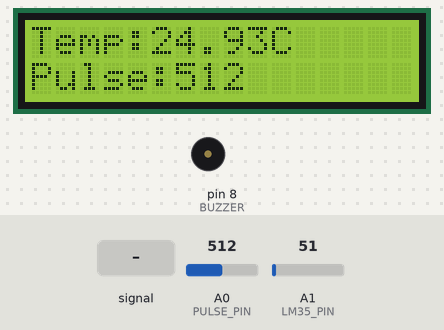
Recording of a sketch running on a simulated Arduino Uno, built with avr-gcc and run on an emulated ATmega328P. Shown: 16×2 character LCD, buzzer (waves = sounding, pin HIGH). The test bench sets the inputs (shaded band); at power-on: A0 (PULSE_PIN) = 512, A1 (LM35_PIN) = 51.

Above: at 3.2 s.
3.3 s: A0 (PULSE_PIN) fed a 200 Hz sine of ±81 counts around its level
At 4.8 s:
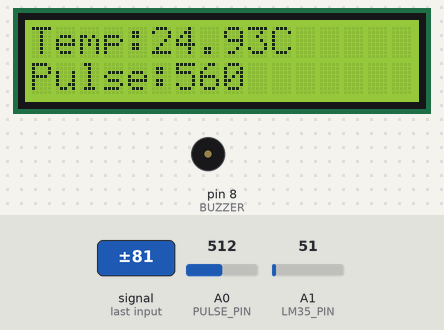
6.5 s: A0 (PULSE_PIN) set to 716
At 7.6 s:
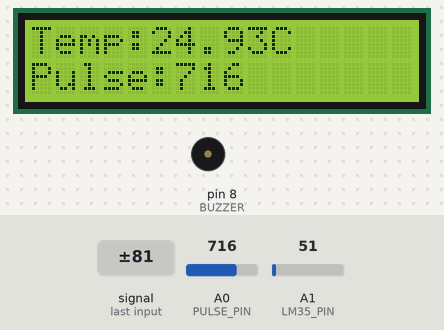
8.5 s: A1 (LM35_PIN) set to 61
At 9.5 s:
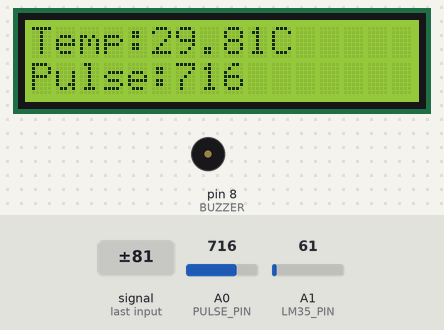
10.6 s: A0 (PULSE_PIN) fed a 1000 Hz sine of ±255 counts around its level
At 11.9 s:
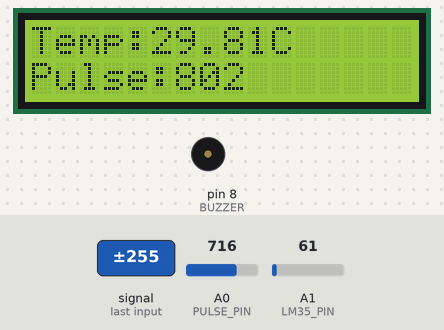
13.6 s: A1 (LM35_PIN) set to 71
At 14.9 s:
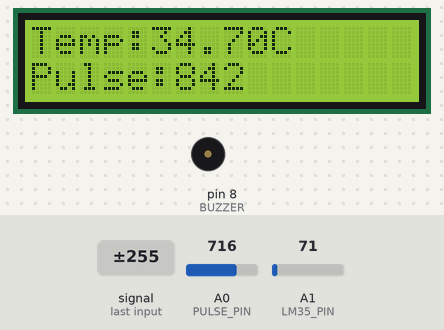
16.6 s: A0 (PULSE_PIN) set to 900
At 17.9 s:
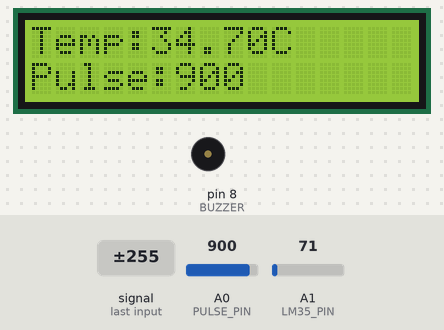
Timing chart, 0 to 19.6 s (numbered marks = the images above; inputs shaded):
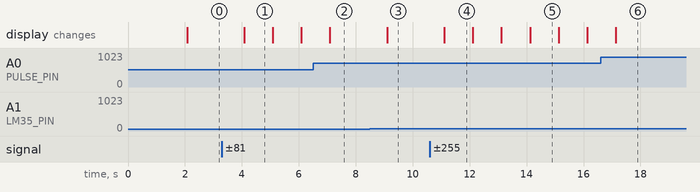

Measured:
- after the input at 3.3 s, the display: changes after 0.78 s (image 1)
- after the input at 8.5 s, the display: changes after 0.60 s (image 3)
- after the input at 10.6 s, the display: changes after 0.51 s (image 4)
- what the display in image 1 shows lasts 1.0 s, from 4.1 s to 5.1 s

The sketch:

soldiermonitor5.ino
```cpp
#include <LiquidCrystal.h>

#define LM35_PIN A1
#define PULSE_PIN A0
#define BUZZER 8

LiquidCrystal lcd(12, 11, 5, 4, 3, 6);

void setup() {
  lcd.begin(16, 2);
  pinMode(BUZZER, OUTPUT);
  digitalWrite(BUZZER, LOW);

  lcd.setCursor(0, 0);
  lcd.print("Soldier Health");
  lcd.setCursor(0, 1);
  lcd.print("Monitoring Sys");
  delay(2000);
  lcd.clear();
}

void loop() {
  int lm35Value = analogRead(LM35_PIN);
  float voltage = lm35Value * (5.0 / 1023.0);
  float temperature = voltage * 100; // LM35: 10mV per °C

  int pulseValue = analogRead(PULSE_PIN);

  lcd.setCursor(0, 0);
  lcd.print("Temp:");
  lcd.print(temperature);
  lcd.print("C ");

  lcd.setCursor(0, 1);
  lcd.print("Pulse:");
  lcd.print(pulseValue);
  lcd.print("  ");

  if (temperature == 37 || pulseValue == 100) {
    digitalWrite(BUZZER, HIGH);
  } else {
    digitalWrite(BUZZER, LOW);
  }

  delay(1000);
}
```
